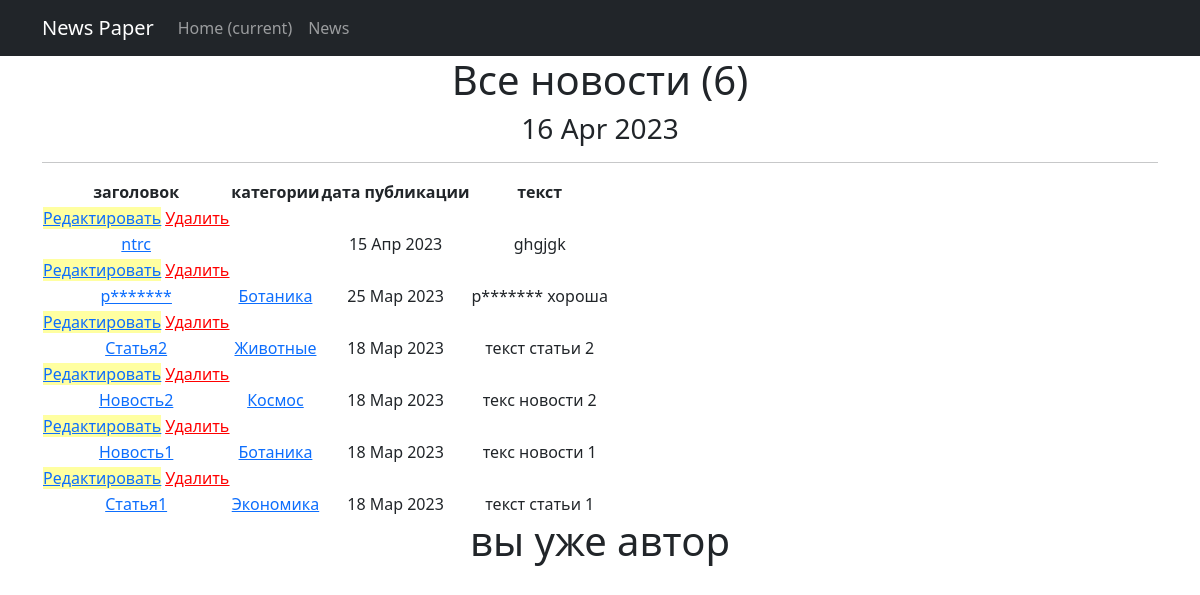
The app's page /news/ (signed in), older data.
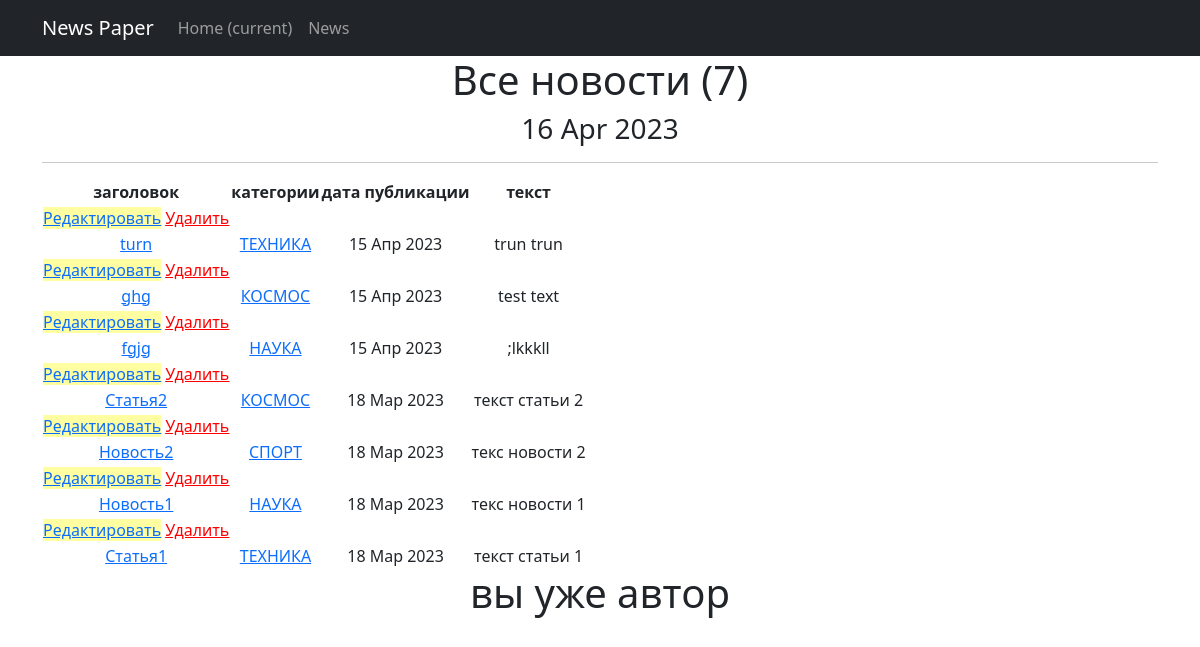
The same page, newer data.
### news/models.py (models this page shows, shortened)
class Post(models.Model):
    author_post = models.ForeignKey(Author, on_delete=models.CASCADE)
    post_news = models.CharField(max_length=2, choices=POST)
    date_in = models.DateTimeField(auto_now_add=True)
    category = models.ManyToManyField(Category, through='PostCategory')
    title = models.CharField(max_length=50)
    text = models.TextField()
    rating_news = models.IntegerField(default=0)

class Category(models.Model):
    tehnika = 'TH'
    nauka = 'NA'
    sport = 'ST'
    spase = 'SP'
    TEMATIC = [
        (tehnika, 'ТЕХНИКА'),
        (nauka, 'НАУКА'),
        (sport, 'СПОРТ'),
        (spase, 'КОСМОС')
    ]
    tematic = models.CharField(max_length=2, choices=TEMATIC, unique=True)
    subscribers = models.ManyToManyField(User, blank=True, related_name='categories')
    def __str__(self):
        return self.get_tematic_display()

### news/views.py (the view, shortened to what this page needs)
# urls.py: path('', PostList.as_view()),
class PostList(LoginRequiredMixin, ListView):
    model = Post
    ordering = '-date_in'
    template_name = 'news.html'
    context_object_name = 'post_news'
    paginate_by = 50
    def get_context_data(self, **kwargs):  # забираем отфильтрованные объекты переопределяя метод get_context_data у наследуемого класса
        context = super().get_context_data(**kwargs)
        context['filter'] = PostFilter(self.request.GET, queryset=self.get_queryset())  #вписываем фильтр в контекст
        context['categories'] = Category.objects.all()
        context['form'] = PostForm()
        context['is_not_author'] = not self.request.user.groups.filter(name='authors').exists()
        return context

### news/templatetags/censor.py (called while the page is built)
@register.filter()
def censor(value):
    for words in censored_words:
        if words in value:
            censor_words = f"p{''.join(['*' for words in range(len(words))])}"
            value = value.replace(words, censor_words)
    return value

### news/templatetags/custom_tags.py (called while the page is built)
@register.simple_tag()
def current_time(format_string='%d %b %Y'):
    return datetime.utcnow().strftime(format_string)

### templates/news.html (shortened to what this page needs)
<!DOCTYPE html>
<html lang="en">
<head>
    <title>{% extends 'flatpages/default.html' %}</title>
{% load censor %}
{% load custom_tags %}
{% block content %}
<body>
<h1>Все новости ({{ post_news.count}})</h1>
<h3>{% current_time '%d %b %Y' %}</h3>
<hr>
{% if post_news %}
    <table>
        <thead>
        <tr>
            <th>заголовок</th>
            <th>категории</th>
            <th>дата публикации</th>
            <th>текст</th>
        </tr>
        {% for post in filter.qs %}
        <td>
            <a href="{% url 'post_edit' post.id %}"style="background-color:#ffffa1"><u>Редактировать</u></a>
            <a href="{% url 'post_delete' post.id %}"style="color:red"><u> Удалить </u></a>
        </td>
        <tr>
            <td><a href="{% url 'post_detail' post.id %}">{{ post.title|censor}}</a></td>
            <td>
            {% for category in post.category.all %}
                <a href="{% url 'category_list' category.id %}">{{ category }}</a>
            {% endfor %}
            </td>
            <td>{{ post.date_in|date:'d M Y'}}</td>
            <td>{{ post.text|censor|truncatechars:20}}</td>
        </tr>
        {% endfor %}
        </thead>
    </table>
{% if is_not_author %}
<button> <a href="{% url 'upgrade' %}"> стать автором!</a> </button>
{% else %}
<h1>вы уже автор</h1>
{% endif %}
{% else %}
    <h2>новостей нет!</h2>
{% endif %}
{% endblock content %}

Row changes from the older to the newer data that the page shows:
removed Post: title|censor "ntrc", date_in "15 Апр 2023", text|censor "ghgjgk"
removed Post: title|censor "p*******", date_in "25 Мар 2023", text|censor "p******* хороша", Category (tematic "Ботаника")
added Post: title|censor "turn", date_in "15 Апр 2023", text|censor "trun trun", Category (tematic "ТЕХНИКА")
changed Category: tematic "Экономика" → "ТЕХНИКА"
added Post: title|censor "ghg", date_in "15 Апр 2023", text|censor "test text", Category (tematic "КОСМОС")
changed Category: tematic "Животные" → "КОСМОС"
added Post: title|censor "fgjg", date_in "15 Апр 2023", text|censor ";lkkkll", Category (tematic "НАУКА")
changed Category: tematic "Ботаника" → "НАУКА"
changed Category: tematic "Космос" → "СПОРТ"
Text that changed along with them:
{{ post_news.count }}: "6" → "7"
